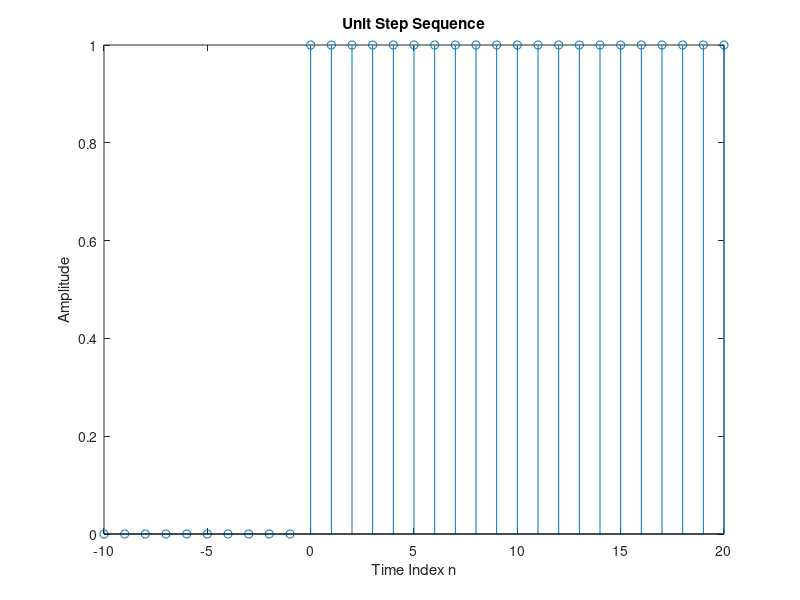

MATLAB code for this plot:

clc;
n=-10:20;
u=[zeros(1,10) 1 ones(1,20)];
stem(n,u);
xlabel('Time Index n');
ylabel('Amplitude');
title('Unit Step Sequence');